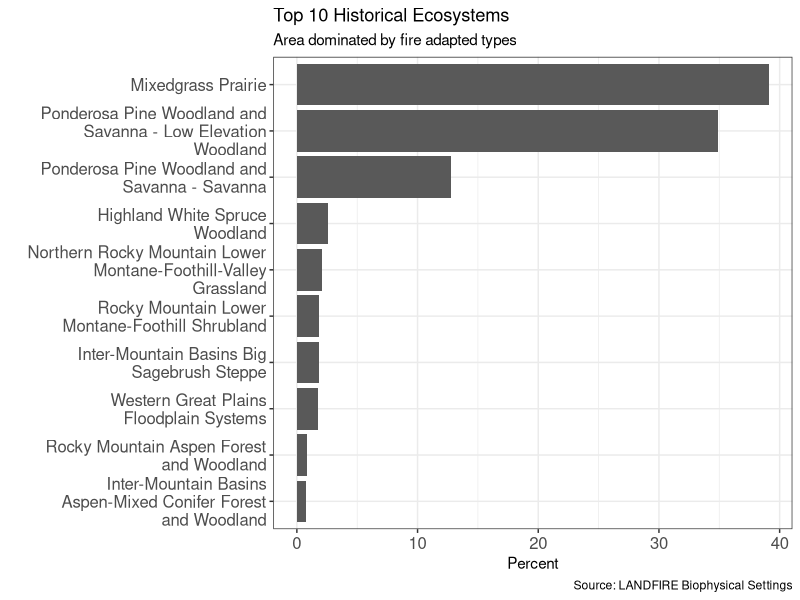
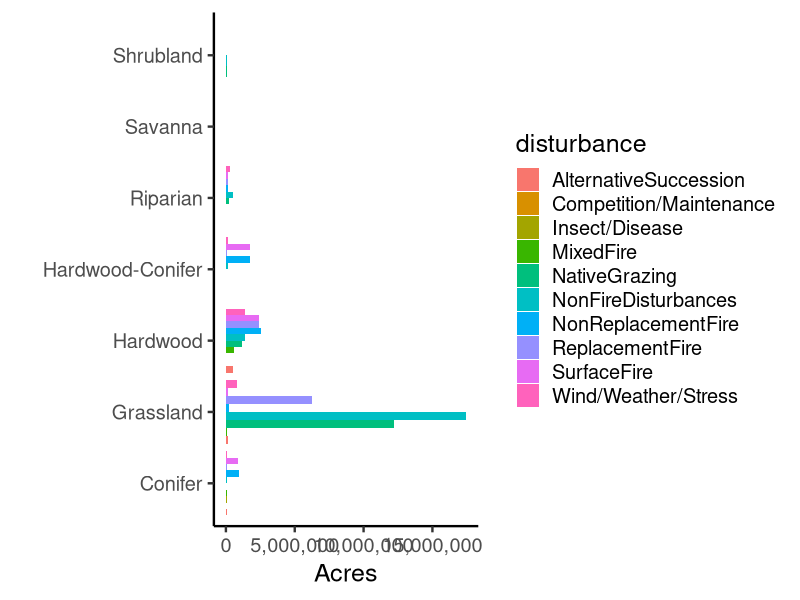

Generate these figures, in order, with R:
## ---- chunk 1
library(tidyverse)
library(scales)
## ---- chunk 2
# read bps attribute table .csv and summarize
bpsname <- read.csv(file = "bps_aoi_attributes.csv") %>%
  group_by(BPS_NAME) %>%
  summarize(acres = sum(acres),
            hectare = sum(hectare),
            rel_percent = sum(rel_percent)) %>%
  arrange(desc(rel_percent)) %>%
  top_n(n = 10, wt = rel_percent)

# plot
ggplot(data = bpsname, aes(x = BPS_NAME, y = rel_percent)) +
  geom_bar(stat = "identity") +
  labs(title = "Top 10 Historical Ecosystems", 
       subtitle = "Area dominated by fire adapted types", 
       caption = "Source: LANDFIRE Biophysical Settings", 
       x = "", y = "Percent")+
  scale_x_discrete(limits = rev(bpsname$BPS_NAME), labels = wrap_format(30)) +
  coord_flip() +
  theme_bw()+ 
  theme(axis.text=element_text(size=12))
## ---- chunk 3

rawData <- read_csv("rawData.csv")
ggplot(rawData) +
  # add bar for each discipline colored by gender
  geom_bar(aes(x = groupVeg, y = acresDisturbed, fill = disturbance),
           stat = "identity", position = "dodge") +
  coord_flip()+
  # name axes and remove gap between bars and y-axis
  scale_y_continuous("Acres", labels = comma) +
  scale_x_discrete("") +
  # remove grey theme
  theme_classic(base_size = 18) 

